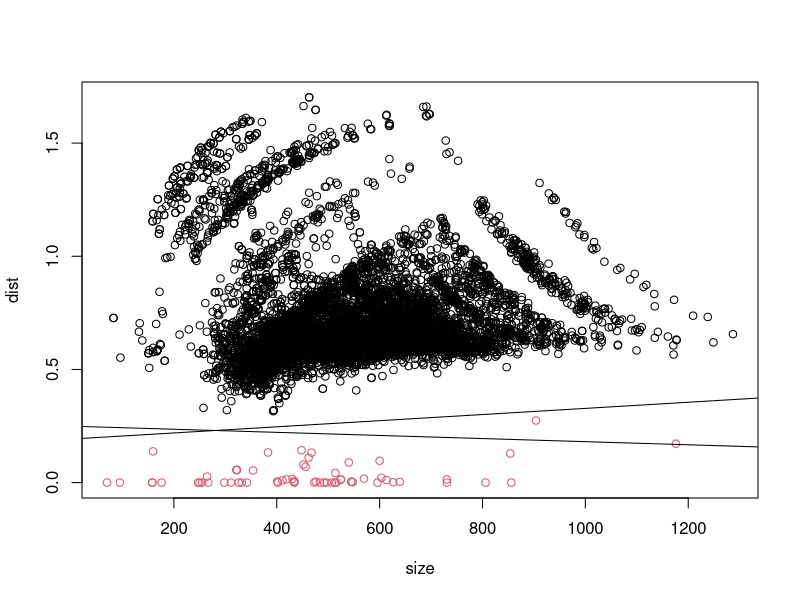

Write R code to recreate this figure.
library(tools)
allData <- read.csv("output.tsv", sep="\t", header=TRUE)
get_ext <- Vectorize(function(filename) {
    ext <- substr(file_ext(filename), start=1, stop=3)
    if (ext == "py3") {
        ext <- "py"
    }
    else if (ext == "dpr") {
        ext <- "pas"
    }
    return(ext)
})
allData$i_ext <- get_ext(allData$i_filename)
allData$j_ext <- get_ext(allData$j_filename)
summary(as.factor(allData$i_ext))
data    <- data.frame(
    ans     = as.factor(allData$ans),
    dist    = allData$dist_ratio,
    size    = allData$mess_size,
    extpair = as.factor(ifelse(allData$i_ext == allData$j_ext, allData$i_ext, "ne")))
rm(allData)
with(data, plot(dist ~ size, col = ans))

data.split <- split(data, data$size <= 400)
data.small <- data.split$`TRUE`
data.rest  <- data.split$`FALSE`
rm(data.split)

classifier <- glm(ans ~ size + dist, data=data.small, family=binomial)
slope      <- coef(classifier)[2]/(-coef(classifier)[3])
intercept  <- coef(classifier)[1]/(-coef(classifier)[3])
abline(intercept, slope)

classifier <- glm(ans ~ size + dist, data=data.rest, family=binomial)
slope      <- coef(classifier)[2]/(-coef(classifier)[3])
intercept  <- coef(classifier)[1]/(-coef(classifier)[3])
abline(intercept, slope)
